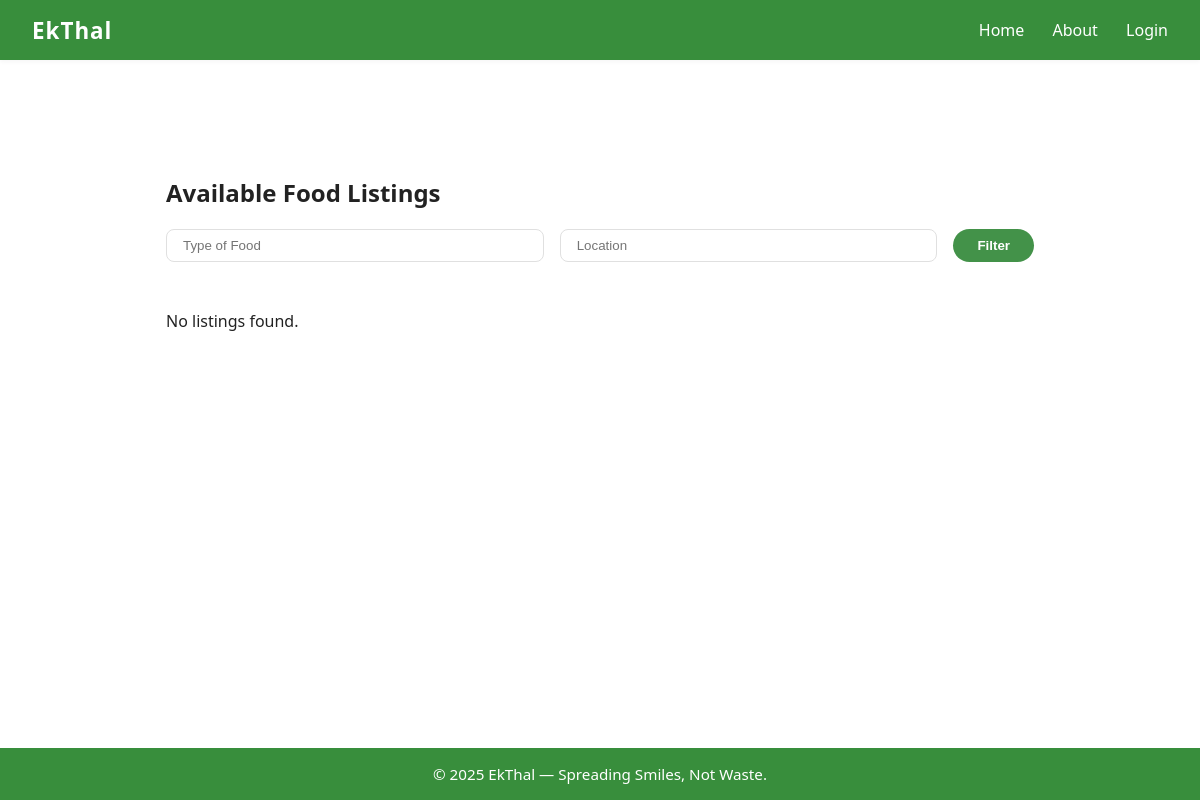
The page /listings/ on the database as committed earlier.
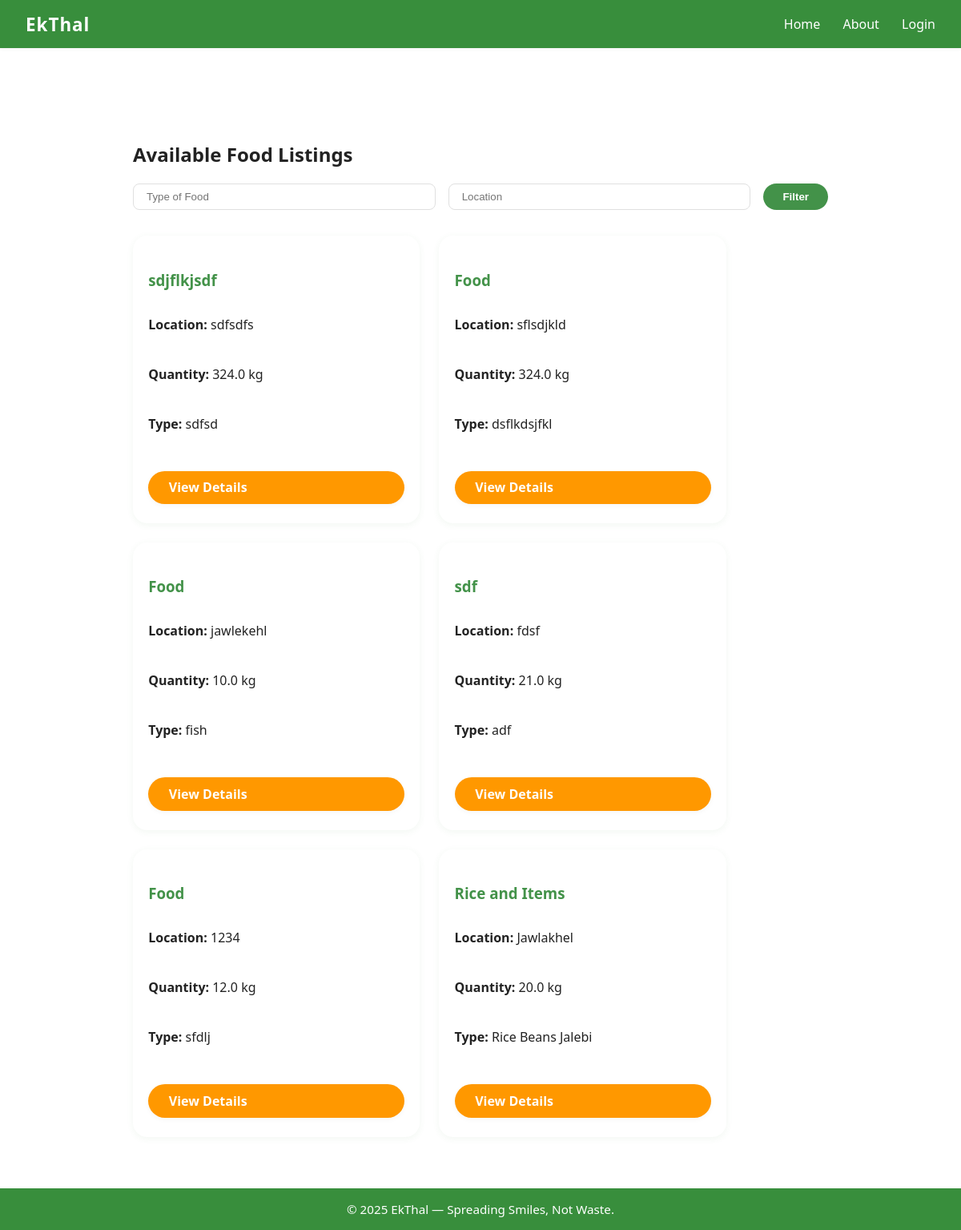
The same page on the database as committed later.
### app/models.py (models this page shows, shortened)
class FoodListing(models.Model):
    donor = models.ForeignKey(Profile, on_delete=models.CASCADE)
    title = models.CharField(max_length=100, help_text='Required')
    description = models.TextField(help_text='Required')
    location = models.CharField(max_length=255, help_text='Required')
    latitude = models.FloatField(null=True, blank=True)
    longitude = models.FloatField(null=True, blank=True)
    quantity = models.FloatField(help_text='Quantity in kg (Required)')
    type_of_food = models.CharField(max_length=100, help_text='Required')
    is_vegetarian = models.BooleanField(default=False)
    prepared_at = models.DateTimeField(null=True, blank=True, help_text='Date and hour food was prepared (Required)')
    created_at = models.DateTimeField(auto_now_add=True)
    image = models.ImageField(upload_to='food_images/', blank=True, null=True)
    ai_report = models.TextField(blank=True)
    recurring = models.BooleanField(default=False)
    storage = models.CharField(max_length=50, blank=True, help_text='Required')
    prepared_by = models.CharField(max_length=50, blank=True, help_text='Required')
    special_instructions = models.TextField(blank=True, help_text='Optional')
    status = models.CharField(max_length=20, choices=[('pending', 'Pending'), ('approved', 'Approved'), ('rejected', 'Rejected')], default='pending')

### app/views.py (the view)
# urls.py: path("listings/", views.listings, name="listings"),
def listings(request):
    food_type = request.GET.get('type_of_food', '')
    location = request.GET.get('location', '')
    listings = FoodListing.objects.filter(status='approved')
    if food_type:
        listings = listings.filter(type_of_food__icontains=food_type)
    if location:
        listings = listings.filter(location__icontains=location)
    listings = listings.order_by('-created_at')
    user_profile = None
    is_org = False
    if request.user.is_authenticated:
        user_profile = Profile.objects.get(user=request.user)
        is_org = user_profile.is_organization
    return render(request, 'food_listings.html', {
        'listings': listings,
        'food_type': food_type,
        'location': location,
        'is_org': is_org,
    })

### app/views.py (called while the page is built)
def user_profile_context(request):
    if request.user.is_authenticated:
        try:
            return {'profile': Profile.objects.get(user=request.user)}
        except Profile.DoesNotExist:
            return {'profile': None}
    return {'profile': None}

### templates/food_listings.html (shortened to what this page needs)
{% extends "base.html" %}
{% load static %}
{% block extra_head %}
<link rel="stylesheet" href="{% static 'styles.css' %}">
{% endblock %}
{% block content %}
<div class="listings-container">
  <h2>Available Food Listings</h2>
  <form method="get" class="filter-form">
    <input type="text" name="type_of_food" placeholder="Type of Food" value="{{ food_type }}">
    <input type="text" name="location" placeholder="Location" value="{{ location }}">
    <button type="submit">Filter</button>
  </form>
  <div class="listings-list">
    {% for listing in listings %}
      <div class="listing-card">
        <h3>{{ listing.title }}</h3>
        <p><strong>Location:</strong> {{ listing.location }}</p>
        <p><strong>Quantity:</strong> {{ listing.quantity }} kg</p>
        <p><strong>Type:</strong> {{ listing.type_of_food }}</p>
        <a href="{% url 'listing_detail' listing.id %}" class="readmore-btn">View Details</a>
      </div>
    {% empty %}
      <p>No listings found.</p>
    {% endfor %}
  </div>
</div>
{% endblock %}

### templates/base.html (shortened to what this page needs)
<!DOCTYPE html>
{% load static %}
<html lang="en">
<head>
    <link rel="stylesheet" href="{% static 'styles.css' %}">
    {% block extra_head %}{% endblock %}
</head>
<body>
    <header class="navbar">
        <div class="logo">EkThal</div>
        <nav>
            <a href="/">Home</a>
            <a href="/about/">About</a>
            {% if user.is_authenticated %}
                <a href="/listings/">Listings</a>
                {% with profile=user.profile %}
                    {% if not profile.is_receiver %}
                        <a href="/food_listing_form/">Donate</a>
                    {% endif %}
                    {% if profile.is_receiver %}
                        <a href="/listings/">Claim</a>
                    {% endif %}
                {% endwith %}
                <a href="/logout/">Logout</a>
            {% else %}
                <a href="/login/">Login</a>
            {% endif %}
        </nav>
    </header>
    <main>
        {% block content %}{% endblock content %}
    </main>
    <footer>
        &copy; {% now "Y" %} EkThal &mdash; Spreading Smiles, Not Waste.
    </footer>
</body>
</html>

### static/styles.css (style rules this page uses)
:root { --primary: #ff9800; --secondary: #388e3c; --background: #fff; --text: #222; --navbar-height: 60px; }
body { margin: 0; font-family: 'Segoe UI', Arial, sans-serif; background: var(--background); color: var(--text); min-height: 100vh; display: flex; flex-direction: column; overflow-x: hidden; padding: 0; }
.navbar { background: var(--secondary); color: #fff; height: var(--navbar-height); display: flex; align-items: center; justify-content: space-between; padding: 0 2rem; box-shadow: 0 2px 4px rgba(0,0,0,0.04); }
.navbar .logo { font-weight: bold; font-size: 1.4rem; letter-spacing: 1px; }
.navbar nav a { color: #fff; text-decoration: none; margin-left: 1.5rem; font-weight: 500; transition: color 0.2s; }
.readmore-btn { display: inline-block; margin-top: 1.5rem; padding: 0.6rem 1.6rem; background: #ff9800; color: #fff; border: none; border-radius: 999px; font-size: 1rem; font-weight: 600; text-decoration: none; transition: background 0.2s, color 0.2s; box-shadow: 0 2px 6px rgba(0,0,0,0.04); cursor: pointer; }
main { flex: 1; width: 100%; max-width: 900px; margin: 2rem auto 1rem auto; padding: 0 1rem; }
footer { background: var(--secondary); color: #fff; text-align: center; padding: 1rem 0; font-size: 0.95rem; }
.listings-container { max-width: 900px; margin: 2rem auto; padding: 1rem; }
.filter-form { display: flex; gap: 1rem; margin-bottom: 2rem; }
.filter-form input { flex: 1; padding: 0.5rem 1rem; border-radius: 8px; border: 1px solid #e0e0e0; }
.filter-form button { background: #439249; color: #fff; border: none; border-radius: 9999px; padding: 0.5rem 1.5rem; font-weight: 600; cursor: pointer; }
.listings-list { display: flex; flex-wrap: wrap; gap: 1.5rem; }
.listing-card { background: #fff; border-radius: 18px; box-shadow: 0 2px 8px rgba(67,146,73,0.07); padding: 1.5rem 1.2rem; min-width: 260px; flex: 1 1 260px; max-width: 320px; display: flex; flex-direction: column; gap: 0.5rem; }
.listing-card h3 { color: #439249; margin-bottom: 0.5rem; }

Rows that differ between the two databases and show on the page:
added FoodListing: title "sdjflkjsdf", location "sdfsdfs", quantity "324.0", type_of_food "sdfsd"
added FoodListing: title "Food", location "sflsdjkld", quantity "324.0", type_of_food "dsflkdsjfkl"
added FoodListing: title "Food", location "jawlekehl", quantity "10.0", type_of_food "fish"
added FoodListing: title "sdf", location "fdsf", quantity "21.0", type_of_food "adf"
added FoodListing: title "Food", location "1234", quantity "12.0", type_of_food "sfdlj"
added FoodListing: title "Rice and Items", location "Jawlakhel", quantity "20.0", type_of_food "Rice Beans Jalebi"
Other text that changed with them:
text no longer shown: "No listings found."
